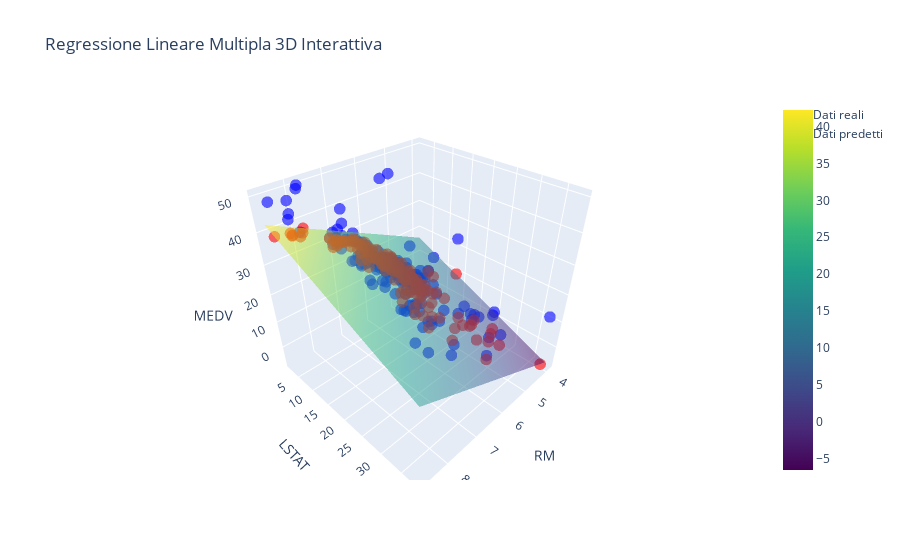

The cell this chart's notebook holds for it:
### Code cell
# Creiamo una griglia per RM e LSTAT (le due variabili indipendenti)
rm_grid, lstat_grid = np.meshgrid(np.linspace(X_test[:, 0].min(), X_test[:, 0].max(), 20),
                                  np.linspace(X_test[:, 1].min(), X_test[:, 1].max(), 20))

# Generiamo i valori MEDV previsti (Z) per il piano di regressione
z_pred = ll.intercept_ + ll.coef_[0] * rm_grid + ll.coef_[1] * lstat_grid

# Creazione del grafico interattivo con plotly
# Scatter plot per i dati reali e predetti
real_data = go.Scatter3d(x=X_test[:, 0], y=X_test[:, 1], z=Y_test,
                         mode='markers', marker=dict(size=4, color='blue', opacity=0.6),
                         name='Dati reali')

pred_data = go.Scatter3d(x=X_test[:, 0], y=X_test[:, 1], z=Y_pred,
                         mode='markers', marker=dict(size=4, color='red', opacity=0.6),
                         name='Dati predetti')

# Superficie del piano di regressione
plane = go.Surface(x=rm_grid, y=lstat_grid, z=z_pred, colorscale='Viridis', opacity=0.5, name='Piano di Regressione')

# Layout del grafico
layout = go.Layout(scene=dict(
    xaxis_title='RM',
    yaxis_title='LSTAT',
    zaxis_title='MEDV'),
    title='Regressione Lineare Multipla 3D Interattiva')

# Uniamo i dati e creiamo la figura
fig = go.Figure(data=[real_data, pred_data, plane], layout=layout)

# Mostriamo il grafico interattivo
fig.show()

### Figure 1 — Plotly figure (JSON) as saved in the notebook; plotly's stock layout.template omitted (floating-point values rounded to 4 significant figures; data arrays with more than 128 entries replaced by an {"elided": "..."} marker saying what was removed)
{"data": [{"marker": {"color": "blue", "opacity": 0.6, "size": 4}, "mode": "markers", "name": "Dati reali", "x": {"elided": "152 float values"}, "y": {"elided": "152 float values"}, "z": {"elided": "152 float values"}, "type": "scatter3d"}, {"marker": {"color": "red", "opacity": 0.6, "size": 4}, "mode": "markers", "name": "Dati predetti", "x": {"elided": "152 float values"}, "y": {"elided": "152 float values"}, "z": {"elided": "152 float values"}, "type": "scatter3d"}, {"colorscale": [[0.0, "#440154"], [0.1111, "#482878"], [0.2222, "#3e4989"], [0.3333, "#31688e"], [0.4444, "#26828e"], [0.5556, "#1f9e89"], [0.6667, "#35b779"], [0.7778, "#6ece58"], [0.8889, "#b5de2b"], [1.0, "#fde725"]], "name": "Piano di Regressione", "opacity": 0.5, "x": {"elided": "20x20 float values"}, "y": {"elided": "20x20 float values"}, "z": {"elided": "20x20 float values"}, "type": "surface"}], "layout": {"scene": {"xaxis": {"title": {"text": "RM"}}, "yaxis": {"title": {"text": "LSTAT"}}, "zaxis": {"title": {"text": "MEDV"}}}, "title": {"text": "Regressione Lineare Multipla 3D Interattiva"}}}
